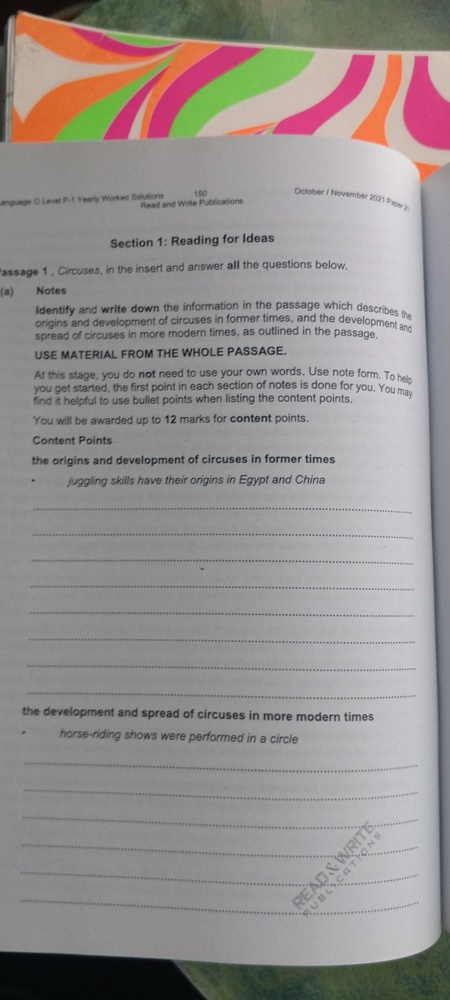
#> input picture backend/app/test_passage.jpg, 450 x 1000 px, shrunk from 1728 x 3840 before the run
$ python -i image_preprocessing.py   (imports and definitions only)
#> lines starting #> are read from the running program, lines starting #| are printed output that depends on the picture
#> further down, picture is the input picture: shape (1000, 450, 3); mean B, G, R 142, 143.6, 148.9
import cv2
import numpy as np


# [39 lines left out: function preprocess_image, not called in this run]


def correct_illumination(image: np.ndarray) -> np.ndarray:
    """Reduce uneven lighting across a photographed page."""

    # Work on the brightness channel.
    lab = cv2.cvtColor(image, cv2.COLOR_BGR2LAB)
#> lab: shape (1000, 450, 3); mean of channels 0, 1, 2 153.2, 129.8, 130
    lightness, channel_a, channel_b = cv2.split(lab)
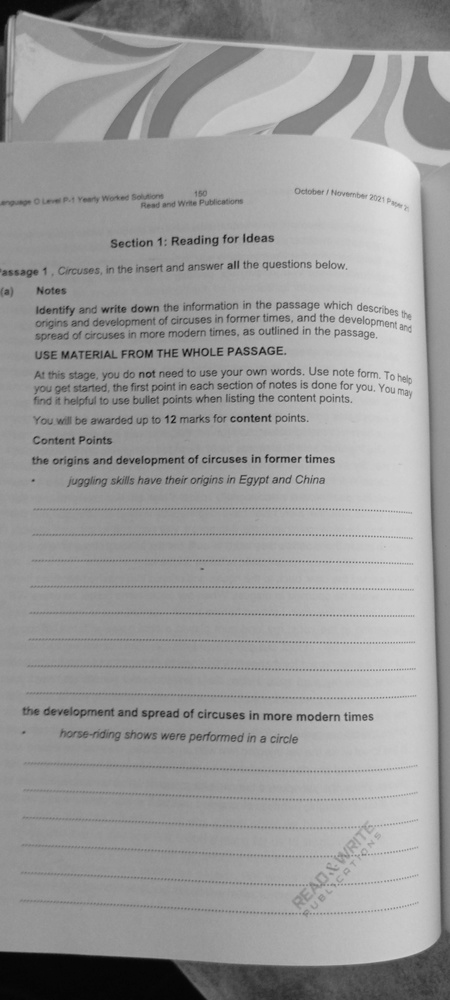
#> lightness: shape (1000, 450); min 3, max 230, mean 153.2
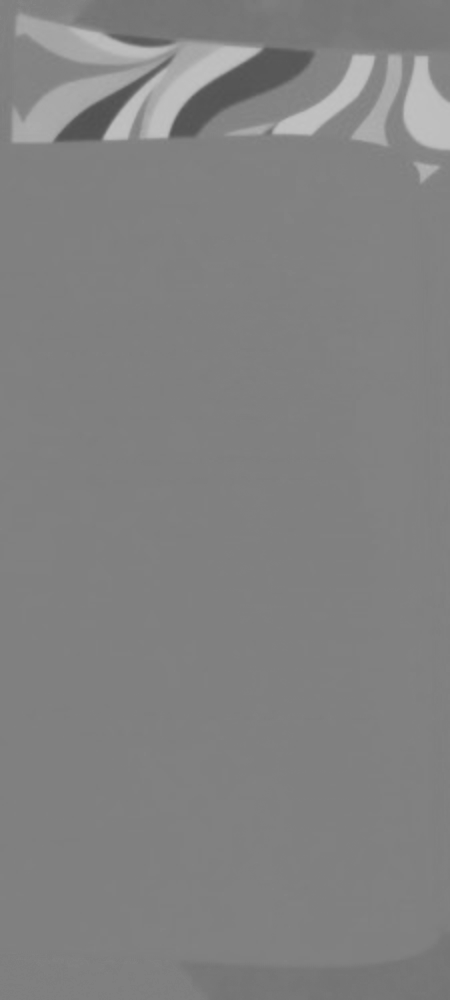
#> channel_a: shape (1000, 450); min 80, max 194, mean 129.8
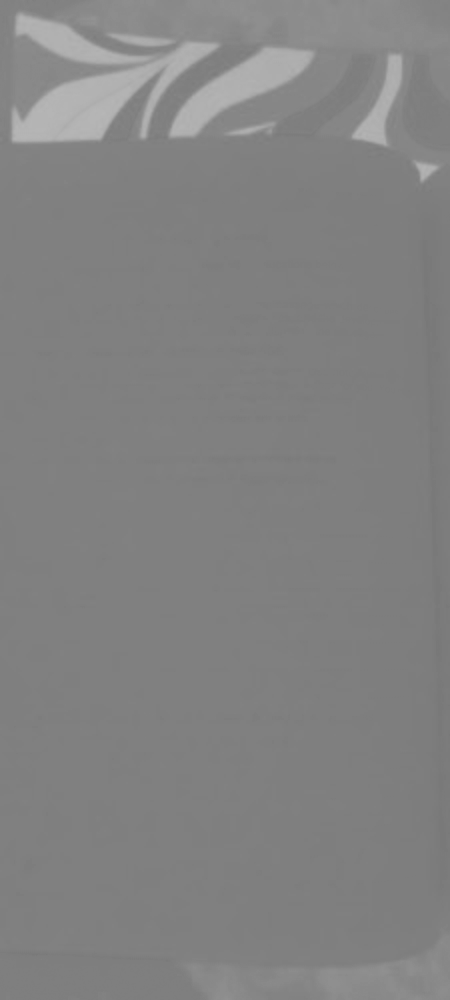
#> channel_b: shape (1000, 450); min 120, max 183, mean 130

    # Estimate the background lighting.
    background = cv2.GaussianBlur(
        lightness,
        (101, 101),
        0
    )
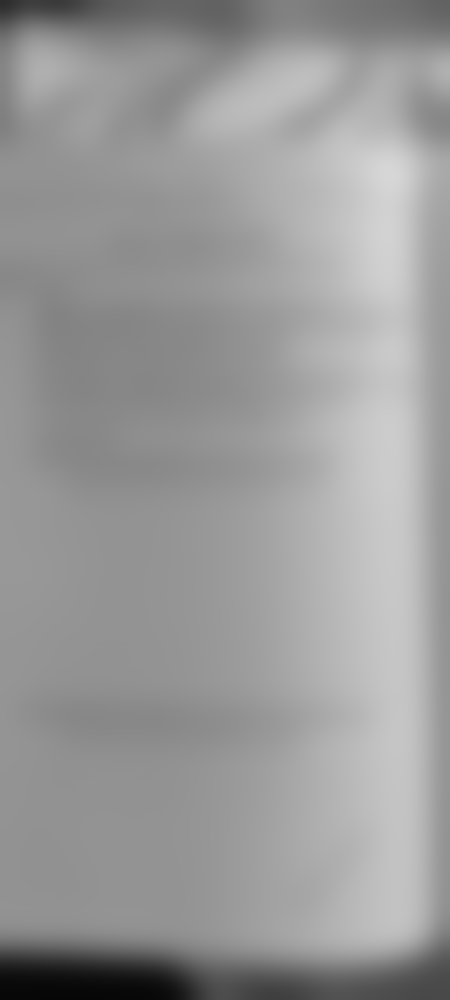
#> background: shape (1000, 450); min 6, max 215, mean 153.2

    # Correct brightness variations.
    background = np.maximum(background, 1)

    corrected = (
        lightness.astype(np.float32)
        / background.astype(np.float32)
    ) * np.mean(background)
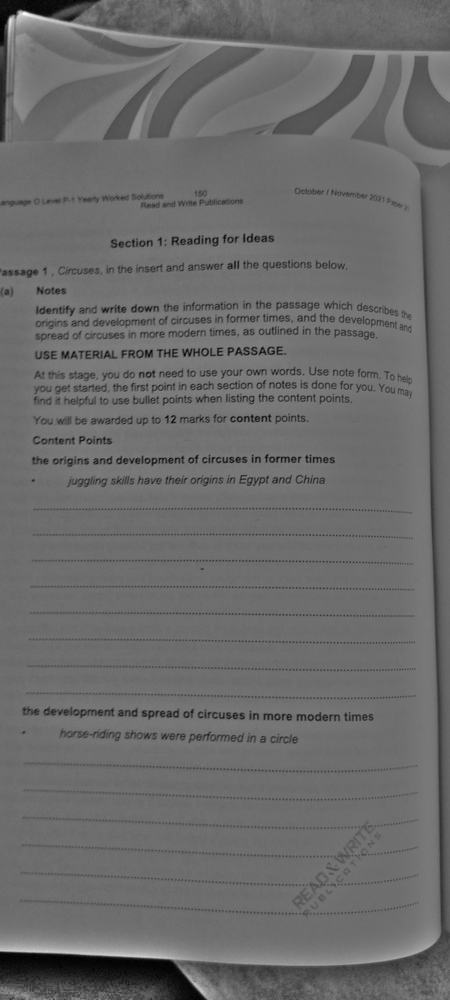
#> corrected: shape (1000, 450) float32; min 12.56, max 342.3, mean 151.6; drawn with min black and max white

    corrected = np.clip(corrected, 0, 255).astype(np.uint8)
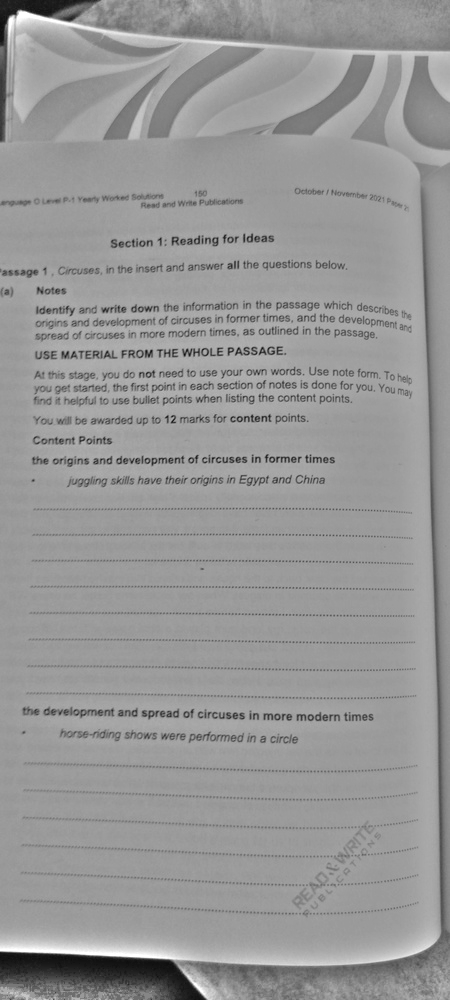
#> corrected: shape (1000, 450); min 12, max 255, mean 151.2

    # Reconstruct the colour image.
    corrected_lab = cv2.merge(
        (corrected, channel_a, channel_b)
    )
#> corrected_lab: shape (1000, 450, 3); mean of channels 0, 1, 2 151.2, 129.8, 130

    return cv2.cvtColor(
        corrected_lab,
        cv2.COLOR_LAB2BGR
    )
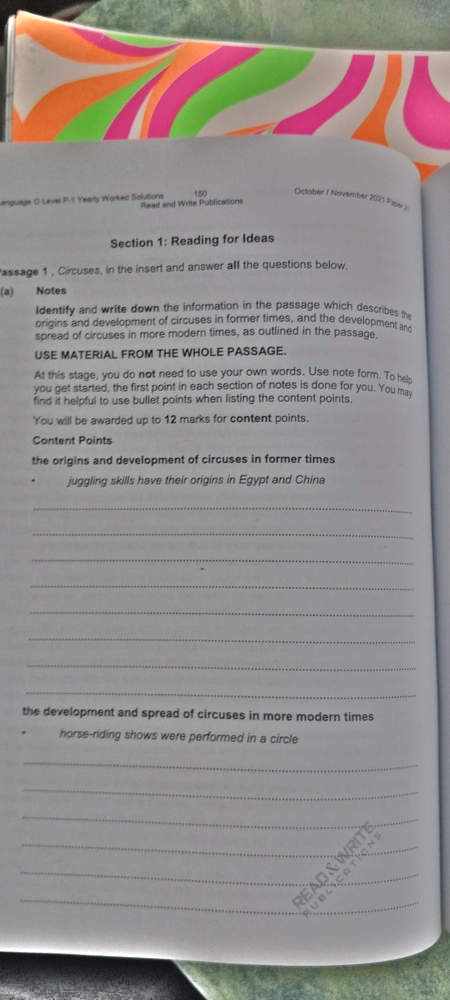
#> returned value: shape (1000, 450, 3); mean B, G, R 139.4, 141.3, 146.5


# [42 lines left out: function preprocess_image_with_illumination, not called in this run]

>>> import cv2
>>> picture = cv2.imread('test_passage.jpg')
>>> result = correct_illumination(picture)
